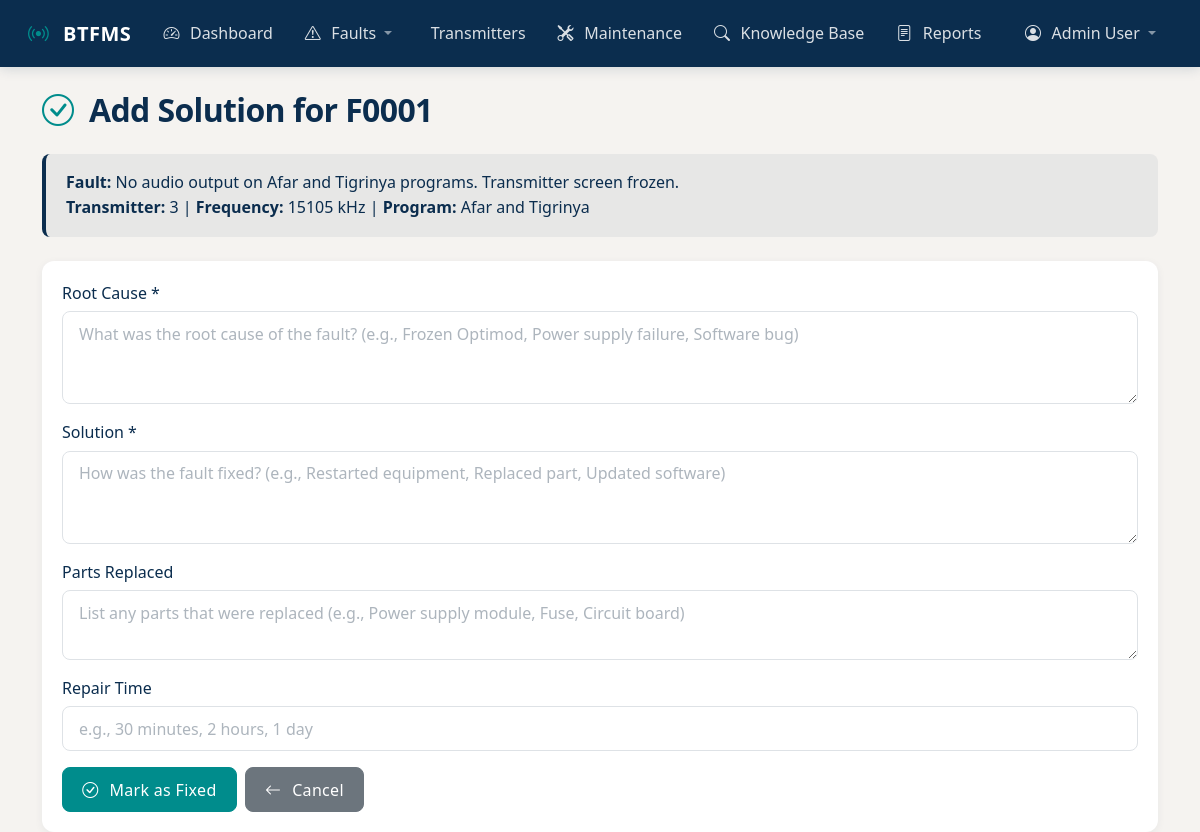
/faults/solutions/add.php?fault_id=1 (signed in), run on the app's committed database.
### tables this page shows
CREATE TABLE faults (
    id INT AUTO_INCREMENT PRIMARY KEY,
    fault_no VARCHAR(20) UNIQUE NOT NULL,
    transmitter_id INT,
    program_name VARCHAR(100),
    frequency VARCHAR(50),
    fault_description TEXT NOT NULL,
    severity ENUM('Low','Medium','Critical') DEFAULT 'Medium',
    reported_by INT,
    date_reported DATETIME DEFAULT CURRENT_TIMESTAMP,
    status ENUM('Open','In Progress','Fixed','Closed') DEFAULT 'Open',
    FOREIGN KEY (transmitter_id) REFERENCES transmitters(id) ON DELETE SET NULL,
    FOREIGN KEY (reported_by) REFERENCES users(id) ON DELETE SET NULL
);

### faults/solutions/add.php (the view, shortened to what this page needs)
<?php
require_once '../../config/db.php';
$fault_id = $_GET['fault_id'] ?? 0;
$stmt = $pdo->prepare("SELECT * FROM faults WHERE id = ?");
$stmt->execute([$fault_id]);
$fault = $stmt->fetch();
?>
<!DOCTYPE html>
<html lang="en">
<head>
    <link href="https://cdn.jsdelivr.net/npm/bootstrap@5.3.0/dist/css/bootstrap.min.css" rel="stylesheet">
    <link rel="stylesheet" href="https://cdn.jsdelivr.net/npm/bootstrap-icons@1.10.0/font/bootstrap-icons.css">
    <link rel="stylesheet" href="../../assets/css/twr-theme.css">
</head>
<body>
    <?php include '../../includes/navbar.php'; ?>
    <div class="container mt-4">
        <h2><i class="bi bi-check-circle"></i> Add Solution for <?= htmlspecialchars($fault['fault_no']) ?></h2>
        <div class="alert alert-info">
            <strong>Fault:</strong> <?= htmlspecialchars($fault['fault_description']) ?><br>
            <strong>Transmitter:</strong> <?= htmlspecialchars($fault['transmitter_id'] ?? 'N/A') ?> |
            <strong>Frequency:</strong> <?= htmlspecialchars($fault['frequency']) ?> |
            <strong>Program:</strong> <?= htmlspecialchars($fault['program_name'] ?? 'N/A') ?>
        </div>
        <div class="card mt-4">
            <div class="card-body">
                <form method="POST">
                    <div class="mb-3">
                        <label class="form-label">Root Cause *</label>
                        <textarea name="root_cause" class="form-control" rows="3" required
                            placeholder="What was the root cause of the fault? (e.g., Frozen Optimod, Power supply failure, Software bug)"></textarea>
                    </div>
                    <div class="mb-3">
                        <label class="form-label">Solution *</label>
                        <textarea name="solution" class="form-control" rows="3" required
                            placeholder="How was the fault fixed? (e.g., Restarted equipment, Replaced part, Updated software)"></textarea>
                    </div>
                    <div class="mb-3">
                        <label class="form-label">Parts Replaced</label>
                        <textarea name="parts_replaced" class="form-control" rows="2"
                            placeholder="List any parts that were replaced (e.g., Power supply module, Fuse, Circuit board)"></textarea>
                    </div>
                    <div class="mb-3">
                        <label class="form-label">Repair Time</label>
                        <input type="text" name="repair_time" class="form-control"
                            placeholder="e.g., 30 minutes, 2 hours, 1 day">
                    </div>
                    <div class="d-flex gap-2">
                        <button type="submit" class="btn btn-success">
                            <i class="bi bi-check-circle"></i> Mark as Fixed
                        </button>
                        <a href="../details.php?id=<?= $fault_id ?>" class="btn btn-secondary">
                            <i class="bi bi-arrow-left"></i> Cancel
                        </a>
                    </div>
                </form>
            </div>
        </div>
    </div>
</body>
</html>

### assets/css/twr-theme.css (style rules this page uses)
:root { --twr-navy: #0B2D4E; --twr-teal: #008C8C; --twr-accent: #E35229; --twr-light-bg: #F5F3F0; --twr-dark-text: #1A1A1A; --twr-white: #FFFFFF; --twr-navy-light: #1a4b73; --twr-navy-dark: #061c30; --twr-teal-light: #00b3b3; --twr-teal-dark: #007373; --twr-accent-light: #f0643d; --twr-accent-dark: #c94a26; --twr-green: #2d7d46; --twr-green-light: #3a9d5a; --twr-gold: #f0b400; --twr-gray-100: #f8f9fa; --twr-gray-200: #e9ecef; --twr-gray-300: #dee2e6; --twr-gray-400: #ced4da; --twr-gray-500: #adb5bd; --twr-gray-600: #6c757d; --twr-gray-700: #495057; --twr-gray-800: #343a40; --twr-gray-900: #212529; --twr-shadow-sm: 0 2px 8px rgba(11, 45, 78, 0.06); --twr-shadow-md: 0 4px 16px rgba(11, 45, 78, 0.1); --twr-shadow-lg: 0 8px 32px rgba(11, 45, 78, 0.12); --twr-shadow-xl: 0 16px 48px rgba(11, 45, 78, 0.15); --twr-radius-sm: 8px; --twr-radius-md: 12px; --twr-radius-lg: 20px; --twr-radius-xl: 24px; --twr-transition: all 0.3s cubic-bezier(0.4, 0, 0.2, 1); }
* { margin: 0; padding: 0; box-sizing: border-box; }
body { background-color: var(--twr-light-bg); color: var(--twr-dark-text); font-family: 'Segoe UI', -apple-system, BlinkMacSystemFont, 'Helvetica Neue', Arial, sans-serif; line-height: 1.6; min-height: 100vh; }
h1, h2, h3, h4, h5, h6 { color: var(--twr-navy); font-weight: 600; letter-spacing: -0.02em; }
h2 { font-size: 2rem; margin-bottom: 1.5rem; }
h2 i { color: var(--twr-teal); margin-right: 0.5rem; }
a { color: var(--twr-teal); text-decoration: none; transition: var(--twr-transition); }
.card { border: none; border-radius: var(--twr-radius-md); box-shadow: var(--twr-shadow-sm); background-color: var(--twr-white); transition: var(--twr-transition); overflow: hidden; }
.card-body { padding: 1.25rem; }
.btn { border-radius: var(--twr-radius-sm); font-weight: 500; padding: 0.6rem 1.2rem; transition: var(--twr-transition); letter-spacing: 0.02em; }
.btn i { margin-right: 0.4rem; }
.btn-success { background-color: var(--twr-teal); border-color: var(--twr-teal); color: var(--twr-white); }
.btn-secondary { background-color: var(--twr-gray-600); border-color: var(--twr-gray-600); color: var(--twr-white); }
.form-control { border: 1px solid var(--twr-gray-300); border-radius: var(--twr-radius-sm); padding: 0.6rem 1rem; transition: var(--twr-transition); color: var(--twr-dark-text); background-color: var(--twr-white); }
.form-control::placeholder { color: var(--twr-gray-500); }
.form-label { font-weight: 500; color: var(--twr-navy); margin-bottom: 0.3rem; }
.alert { border: none; border-radius: var(--twr-radius-sm); padding: 1rem 1.25rem; }
.alert-info { background-color: rgba(11, 45, 78, 0.06); color: var(--twr-navy); border-left: 4px solid var(--twr-navy); }

### data on the page
faults: fault_no "F0001", fault_description "No audio output on Afar and Tigrinya programs. Transmitter screen frozen.", transmitter "3", frequency "15105 kHz", program_name "Afar and Tigrinya"

### other printed values
$_SESSION['fullname'] "Admin User"
